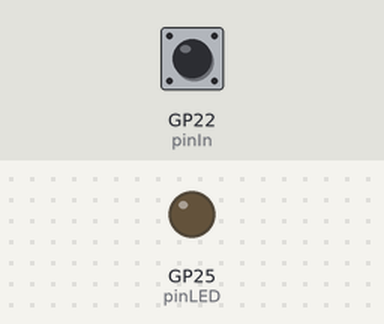
The program below on a simulated Raspberry Pi Pico running MicroPython. Shown: output pins drawn as LEDs (lit = HIGH). Dashed ring = blinking. The inputs (shaded band) are chosen by the test bench; at power-on: GP22 (pinIn) HIGH.

Above: at 1.2 s.
1.3 s: GP22 (pinIn) pulled LOW for 3.2 s
At 4.55 s:
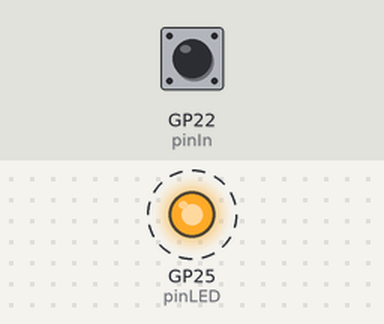
6.6 s: GP22 (pinIn) pulled LOW for 1 s
At 8.4 s:
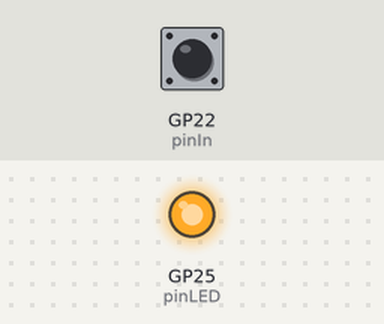
Timing chart, 0 to 10.1 s (numbered marks = the images above; inputs shaded):
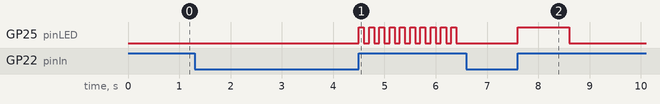

Measured:
- after the input at 1.3 s, GP25 (pinLED): alternates HIGH for 0.10 s and LOW for 0.10 s, starting after 3.2 s
- after the input at 6.6 s, GP25 (pinLED): LOW → HIGH after 1.0 s, → LOW 1.0 s later

The program:

button3.py
```python
from machine import Pin
import time
pinIn = Pin(22, Pin.IN,Pin.PULL_UP)
pinLED = Pin("LED", Pin.OUT)

while True:
    while pinIn.value()==1:
        pass
    t=time.ticks_ms()
    time.sleep_ms(1)
    while pinIn.value()==0:
        pass
    t=time.ticks_diff(time.ticks_ms(),t)
    if t<2000:
        pinLED.on()
        time.sleep(1)
        pinLED.off()
    else:
        for i in range(10):
            pinLED.on()
            time.sleep_ms(100)
            pinLED.off()
            time.sleep_ms(100)
```
